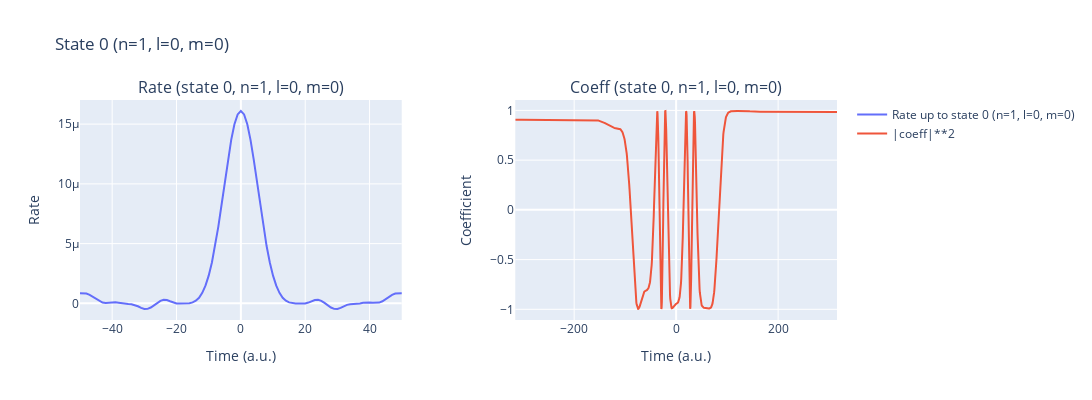
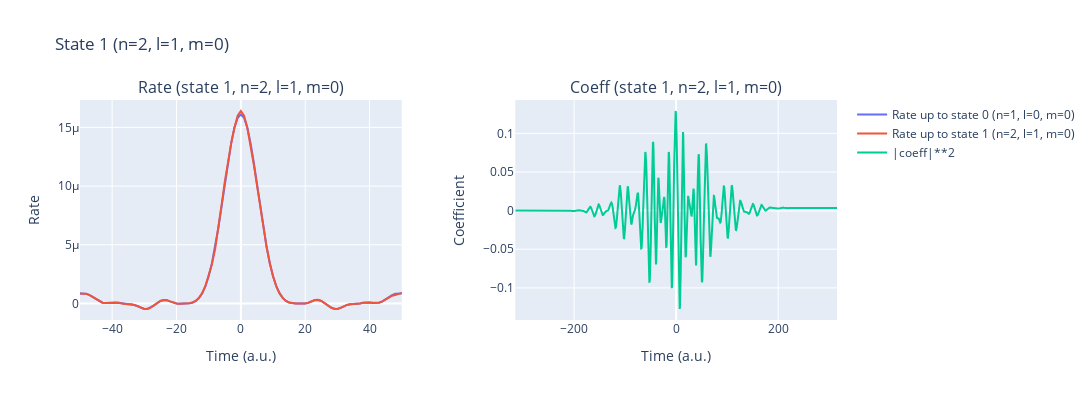
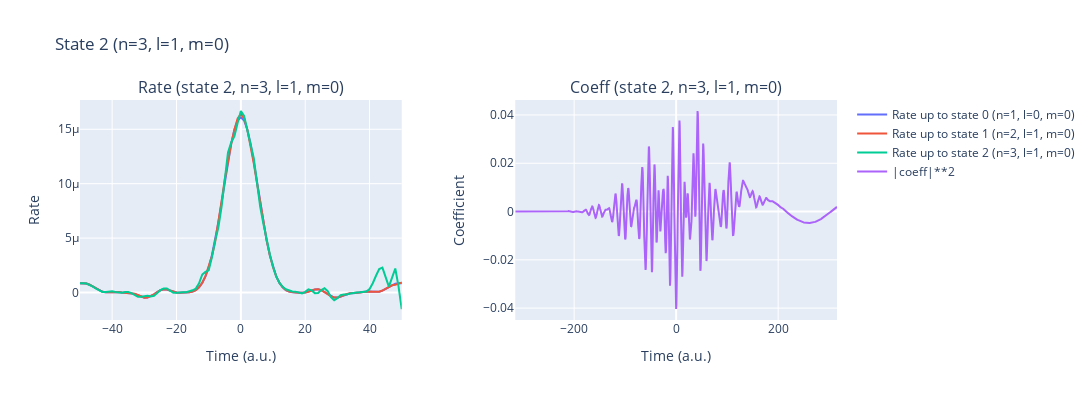

Notebook code for these charts, in order:
### Code cell
%autoreload
lam0 = params['lam0']
intensity = params['intensity']
cep = params['cep']
laser_pulses = LaserField(cache_results=True)
laser_pulses.add_pulse(lam0, intensity, cep, lam0/ AtomicUnits.nm / AtomicUnits.speed_of_light)
t_min, t_max = laser_pulses.get_time_interval()
time_recon= np.arange(int(t_min), int(t_max)+1, 1.)

ion_na_rate_SFA_excited_tRecX = IonRate(time_recon, laser_pulses, params, dT=0.5, kernel_type='exact_SFA', excitedStates=3, coeffType="trecx") #it uses the wrong coefficients for the calculation, it uses the 2s state for excitedSTates=2 and 2s is not even there
laser_pulses.reset()

### Figure 1 — Plotly figure (JSON) as saved in the notebook; plotly's stock layout.template omitted (floating-point values rounded to 4 significant figures; data arrays with more than 128 entries replaced by an {"elided": "..."} marker saying what was removed)
{"data": [{"mode": "lines", "name": "Rate up to state 0 (n=1, l=0, m=0)", "type": "scatter", "x": {"elided": "631 int values"}, "xaxis": "x", "y": {"elided": "631 float values"}, "yaxis": "y"}, {"mode": "lines", "name": "|coeff|**2", "type": "scatter", "x": {"elided": "1263 float values"}, "xaxis": "x2", "y": {"elided": "1263 float values"}, "yaxis": "y2"}], "layout": {"annotations": [{"font": {"size": 16}, "showarrow": false, "text": "Rate (state 0, n=1, l=0, m=0)", "x": 0.2125, "xanchor": "center", "xref": "paper", "y": 1, "yanchor": "bottom", "yref": "paper"}, {"font": {"size": 16}, "showarrow": false, "text": "Coeff (state 0, n=1, l=0, m=0)", "x": 0.7875, "xanchor": "center", "xref": "paper", "y": 1, "yanchor": "bottom", "yref": "paper"}], "height": 400, "title": {"text": "State 0 (n=1, l=0, m=0)"}, "width": 1200, "xaxis": {"anchor": "y", "domain": [0, 0.425], "range": [-50, 50], "title": {"text": "Time (a.u.)"}}, "xaxis2": {"anchor": "y2", "domain": [0.575, 1], "title": {"text": "Time (a.u.)"}}, "yaxis": {"anchor": "x", "domain": [0, 1], "title": {"text": "Rate"}}, "yaxis2": {"anchor": "x2", "domain": [0, 1], "title": {"text": "Coefficient"}}}}

### Figure 2 — Plotly figure (JSON) as saved in the notebook; plotly's stock layout.template omitted (floating-point values rounded to 4 significant figures; data arrays with more than 128 entries replaced by an {"elided": "..."} marker saying what was removed)
{"data": [{"mode": "lines", "name": "Rate up to state 0 (n=1, l=0, m=0)", "type": "scatter", "x": {"elided": "631 int values"}, "xaxis": "x", "y": {"elided": "631 float values"}, "yaxis": "y"}, {"mode": "lines", "name": "Rate up to state 1 (n=2, l=1, m=0)", "type": "scatter", "x": {"elided": "631 int values"}, "xaxis": "x", "y": {"elided": "631 float values"}, "yaxis": "y"}, {"mode": "lines", "name": "|coeff|**2", "type": "scatter", "x": {"elided": "1263 float values"}, "xaxis": "x2", "y": {"elided": "1263 float values"}, "yaxis": "y2"}], "layout": {"annotations": [{"font": {"size": 16}, "showarrow": false, "text": "Rate (state 1, n=2, l=1, m=0)", "x": 0.2125, "xanchor": "center", "xref": "paper", "y": 1, "yanchor": "bottom", "yref": "paper"}, {"font": {"size": 16}, "showarrow": false, "text": "Coeff (state 1, n=2, l=1, m=0)", "x": 0.7875, "xanchor": "center", "xref": "paper", "y": 1, "yanchor": "bottom", "yref": "paper"}], "height": 400, "title": {"text": "State 1 (n=2, l=1, m=0)"}, "width": 1200, "xaxis": {"anchor": "y", "domain": [0, 0.425], "range": [-50, 50], "title": {"text": "Time (a.u.)"}}, "xaxis2": {"anchor": "y2", "domain": [0.575, 1], "title": {"text": "Time (a.u.)"}}, "yaxis": {"anchor": "x", "domain": [0, 1], "title": {"text": "Rate"}}, "yaxis2": {"anchor": "x2", "domain": [0, 1], "title": {"text": "Coefficient"}}}}

### Figure 3 — Plotly figure (JSON) as saved in the notebook; plotly's stock layout.template omitted (floating-point values rounded to 4 significant figures; data arrays with more than 128 entries replaced by an {"elided": "..."} marker saying what was removed)
{"data": [{"mode": "lines", "name": "Rate up to state 0 (n=1, l=0, m=0)", "type": "scatter", "x": {"elided": "631 int values"}, "xaxis": "x", "y": {"elided": "631 float values"}, "yaxis": "y"}, {"mode": "lines", "name": "Rate up to state 1 (n=2, l=1, m=0)", "type": "scatter", "x": {"elided": "631 int values"}, "xaxis": "x", "y": {"elided": "631 float values"}, "yaxis": "y"}, {"mode": "lines", "name": "Rate up to state 2 (n=3, l=1, m=0)", "type": "scatter", "x": {"elided": "631 int values"}, "xaxis": "x", "y": {"elided": "631 float values"}, "yaxis": "y"}, {"mode": "lines", "name": "|coeff|**2", "type": "scatter", "x": {"elided": "1263 float values"}, "xaxis": "x2", "y": {"elided": "1263 float values"}, "yaxis": "y2"}], "layout": {"annotations": [{"font": {"size": 16}, "showarrow": false, "text": "Rate (state 2, n=3, l=1, m=0)", "x": 0.2125, "xanchor": "center", "xref": "paper", "y": 1, "yanchor": "bottom", "yref": "paper"}, {"font": {"size": 16}, "showarrow": false, "text": "Coeff (state 2, n=3, l=1, m=0)", "x": 0.7875, "xanchor": "center", "xref": "paper", "y": 1, "yanchor": "bottom", "yref": "paper"}], "height": 400, "title": {"text": "State 2 (n=3, l=1, m=0)"}, "width": 1200, "xaxis": {"anchor": "y", "domain": [0, 0.425], "range": [-50, 50], "title": {"text": "Time (a.u.)"}}, "xaxis2": {"anchor": "y2", "domain": [0.575, 1], "title": {"text": "Time (a.u.)"}}, "yaxis": {"anchor": "x", "domain": [0, 1], "title": {"text": "Rate"}}, "yaxis2": {"anchor": "x2", "domain": [0, 1], "title": {"text": "Coefficient"}}}}
